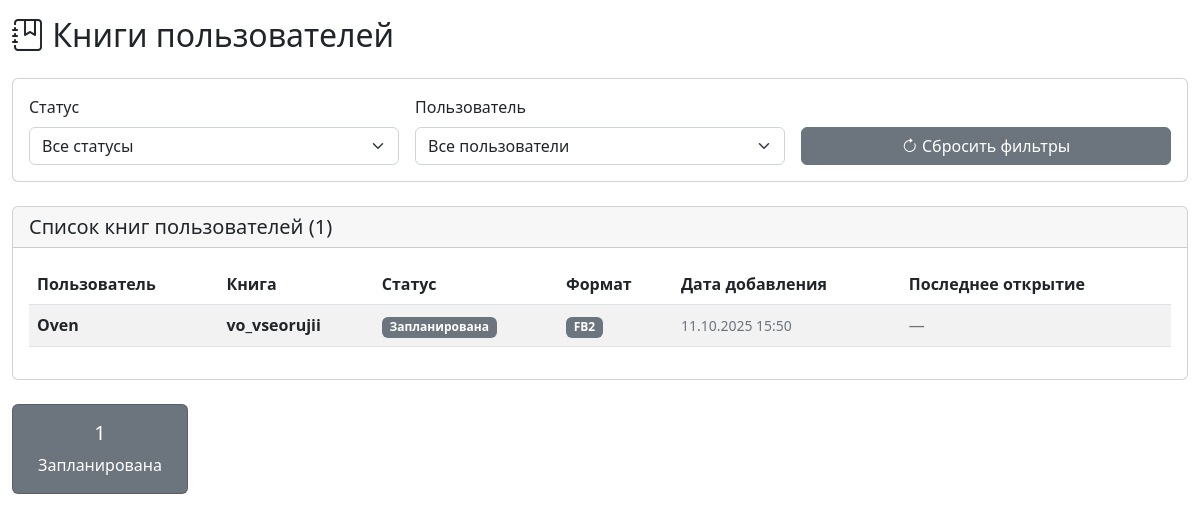
The page /php/user_books.php (signed in) on the database its author committed.
### tables this page shows
CREATE TABLE `user_books` (
  `user_id` int NOT NULL,
  `book_id` int NOT NULL,
  `status` text NOT NULL,
  `added_at` datetime DEFAULT CURRENT_TIMESTAMP,
  `last_opened_at` datetime DEFAULT NULL,
  PRIMARY KEY (`user_id`,`book_id`),
  KEY `book_id` (`book_id`),
  CONSTRAINT `user_books_ibfk_1` FOREIGN KEY (`user_id`) REFERENCES `users` (`UID`) ON DELETE CASCADE,
  CONSTRAINT `user_books_ibfk_2` FOREIGN KEY (`book_id`) REFERENCES `books` (`id`) ON DELETE CASCADE
);

CREATE TABLE `users` (
  `UID` int NOT NULL AUTO_INCREMENT,
  `User_login` text,
  `User_password` int DEFAULT NULL,
  `Is_admin` tinyint(1) DEFAULT NULL,
  PRIMARY KEY (`UID`)
);

CREATE TABLE `books` (
  `id` int NOT NULL AUTO_INCREMENT,
  `title` text NOT NULL,
  `author` text,
  `series` text,
  `series_index` int DEFAULT NULL,
  `language` text,
  `published_year` int DEFAULT NULL,
  `description` text,
  PRIMARY KEY (`id`)
);

CREATE TABLE `book_files` (
  `id` int NOT NULL AUTO_INCREMENT,
  `book_id` int NOT NULL,
  `format` text NOT NULL,
  `source_type` text NOT NULL,
  `local_path` text,
  `server_uri` text,
  `file_name` text,
  `file_size_bytes` int DEFAULT NULL,
  `page_count` int DEFAULT NULL,
  `content_hash` text,
  `cover_image_uri` text,
  `added_at` datetime DEFAULT CURRENT_TIMESTAMP,
  `available` int DEFAULT '1',
  PRIMARY KEY (`id`),
  KEY `book_id` (`book_id`),
  CONSTRAINT `book_files_ibfk_1` FOREIGN KEY (`book_id`) REFERENCES `books` (`id`) ON DELETE CASCADE
);

### WEB/php/user_books.php (the view, shortened to what this page needs)
<?php
require_once 'db.php';
$user_books = [];
$query = "
    SELECT ub.*, u.User_login, b.title, b.author, bf.file_name, bf.format
    FROM user_books ub
    JOIN users u ON ub.user_id = u.UID
    JOIN books b ON ub.book_id = b.id
    LEFT JOIN book_files bf ON b.id = bf.book_id
    ORDER BY ub.added_at DESC
";
$result = mysqli_query($connect, $query);
while ($row = mysqli_fetch_assoc($result)) {
    $user_books[] = $row;
}
$status_colors = [
    'reading' => 'primary',
    'planned' => 'secondary',
    'finished' => 'success',
    'paused' => 'warning',
    'dropped' => 'danger'
];
$status_labels = [
    'reading' => 'Читается',
    'planned' => 'Запланирована',
    'finished' => 'Прочитана',
    'paused' => 'На паузе',
    'dropped' => 'Брошена'
];
?>
<!DOCTYPE html>
<html lang="ru">
<head>
    <link href="https://cdn.jsdelivr.net/npm/bootstrap@5.2.1/dist/css/bootstrap.min.css" rel="stylesheet">
    <link rel="stylesheet" href="https://cdn.jsdelivr.net/npm/bootstrap-icons@1.7.2/font/bootstrap-icons.css">
</head>
<body>
    <div class="container-fluid py-3">
        <h2><i class="bi bi-journal-bookmark"></i> Книги пользователей</h2>
        <div class="card mt-4">
            <div class="card-body">
                <div class="row g-3">
                    <div class="col-md-4">
                        <label class="form-label">Статус</label>
                        <select class="form-select" id="statusFilter">
                            <option value="">Все статусы</option>
                        </select>
                    </div>
                    <div class="col-md-4">
                        <label class="form-label">Пользователь</label>
                        <select class="form-select" id="userFilter">
                            <option value="">Все пользователи</option>
                        </select>
                    </div>
                    <div class="col-md-4">
                        <label class="form-label">&nbsp;</label>
                        <button type="button" class="btn btn-secondary w-100" onclick="resetFilters()">
                            <i class="bi bi-arrow-clockwise"></i> Сбросить фильтры
                        </button>
                    </div>
                </div>
            </div>
        </div>
        <div class="card mt-4">
            <div class="card-header">
                <h5 class="card-title mb-0">Список книг пользователей (<?= count($user_books) ?>)</h5>
            </div>
            <div class="card-body">
                <div class="table-responsive">
                    <table class="table table-striped table-hover" id="userBooksTable">
                        <thead>
                            <tr>
                                <th>Пользователь</th>
                                <th>Книга</th>
                                <th>Статус</th>
                                <th>Формат</th>
                                <th>Дата добавления</th>
                                <th>Последнее открытие</th>
                            </tr>
                        </thead>
                        <tbody>
                            <?php foreach ($user_books as $user_book): ?>
                                <tr data-status="<?= $user_book['status'] ?>" data-user="<?= htmlspecialchars($user_book['User_login']) ?>">
                                    <td>
                                        <strong><?= htmlspecialchars($user_book['User_login']) ?></strong>
                                    </td>
                                    <td>
                                        <strong><?= htmlspecialchars($user_book['title']) ?></strong>
                                    </td>
                                    <td>
                                        <span class="badge bg-<?= $status_colors[$user_book['status']] ?>">
                                            <?= $status_labels[$user_book['status']] ?>
                                        </span>
                                    </td>
                                    <td>
                                        <?php if (!empty($user_book['format'])): ?>
                                            <span class="badge bg-secondary"><?= strtoupper($user_book['format']) ?></span>
                                        <?php else: ?>
                                            <span class="text-muted">—</span>
                                        <?php endif; ?>
                                    </td>
                                    <td>
                                        <small class="text-muted">
                                            <?= date('d.m.Y H:i', strtotime($user_book['added_at'])) ?>
                                        </small>
                                    </td>
                                    <td>
                                        <?php if (!empty($user_book['last_opened_at'])): ?>
                                            <small class="text-muted">
                                                <?= date('d.m.Y H:i', strtotime($user_book['last_opened_at'])) ?>
                                            </small>
                                        <?php else: ?>
                                            <span class="text-muted">—</span>
                                        <?php endif; ?>
                                    </td>
                                </tr>
                            <?php endforeach; ?>
                        </tbody>
                    </table>
                </div>
            </div>
        </div>
        <div class="row mt-4">
            <?php
            $status_counts = [];
            foreach ($user_books as $book) {
                $status = $book['status'];
                $status_counts[$status] = ($status_counts[$status] ?? 0) + 1;
            }
            ?>
            <?php foreach ($status_counts as $status => $count): ?>
                <div class="col-md-2 col-6">
                    <div class="card text-white bg-<?= $status_colors[$status] ?>">
                        <div class="card-body text-center">
                            <h5 class="card-title"><?= $count ?></h5>
                            <p class="card-text"><?= $status_labels[$status] ?></p>
                        </div>
                    </div>
                </div>
            <?php endforeach; ?>
        </div>
    </div>
</body>
</html>

### rows shown on the page
user_books: user.User_login "Oven", book.title "vo_vseorujii", status "Запланирована", book_files.format "FB2", added_at "11.10.2025 15:50", count "1"

### other values the page prints
count($user_books) "1"
